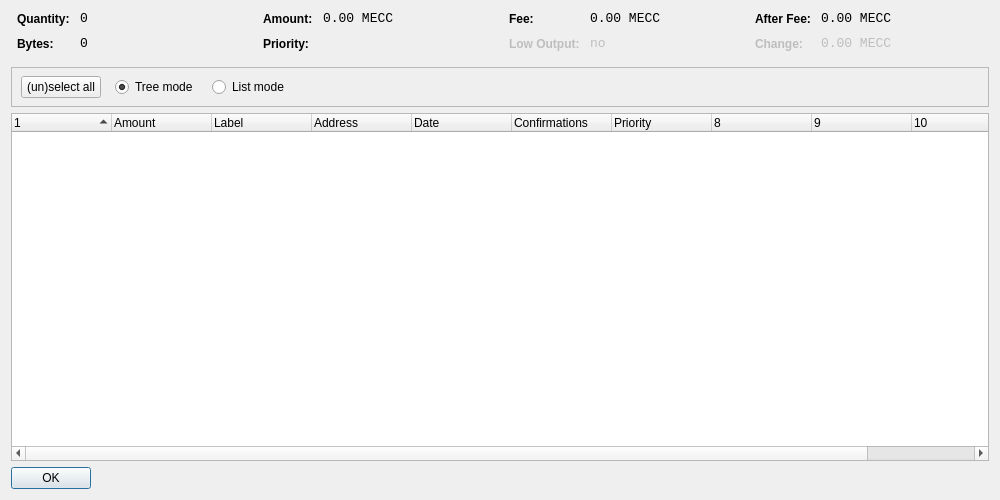
<?xml version="1.0" encoding="UTF-8"?>
<ui version="4.0">
 <class>CoinControlDialog</class>
 <widget class="QDialog" name="CoinControlDialog">
  <property name="geometry">
   <rect>
    <x>0</x>
    <y>0</y>
    <width>1000</width>
    <height>500</height>
   </rect>
  </property>
  <property name="windowTitle">
   <string>Coin Control</string>
  </property>
  <layout class="QVBoxLayout" name="verticalLayout">
   <item>
    <layout class="QHBoxLayout" name="horizontalLayoutTop" stretch="0,0,0,0">
     <property name="topMargin">
      <number>0</number>
     </property>
     <property name="bottomMargin">
      <number>10</number>
     </property>
     <item>
      <layout class="QFormLayout" name="formLayoutCoinControl1">
       <property name="horizontalSpacing">
        <number>10</number>
       </property>
       <property name="verticalSpacing">
        <number>10</number>
       </property>
       <property name="leftMargin">
        <number>6</number>
       </property>
       <property name="rightMargin">
        <number>6</number>
       </property>
       <item row="0" column="0">
        <widget class="QLabel" name="labelCoinControlQuantityText">
         <property name="styleSheet">
          <string notr="true">font-weight:bold;</string>
         </property>
         <property name="text">
          <string>Quantity:</string>
         </property>
        </widget>
       </item>
       <item row="0" column="1">
        <widget class="QLabel" name="labelCoinControlQuantity">
         <property name="font">
          <font>
           <family>Monospace</family>
           <pointsize>10</pointsize>
          </font>
         </property>
         <property name="cursor">
          <cursorShape>IBeamCursor</cursorShape>
         </property>
         <property name="contextMenuPolicy">
          <enum>Qt::ActionsContextMenu</enum>
         </property>
         <property name="text">
          <string notr="true">0</string>
         </property>
         <property name="textInteractionFlags">
          <set>Qt::LinksAccessibleByMouse|Qt::TextSelectableByKeyboard|Qt::TextSelectableByMouse</set>
         </property>
        </widget>
       </item>
       <item row="1" column="0">
        <widget class="QLabel" name="labelCoinControlBytesText">
         <property name="styleSheet">
          <string notr="true">font-weight:bold;</string>
         </property>
         <property name="text">
          <string>Bytes:</string>
         </property>
        </widget>
       </item>
       <item row="1" column="1">
        <widget class="QLabel" name="labelCoinControlBytes">
         <property name="font">
          <font>
           <family>Monospace</family>
           <pointsize>10</pointsize>
          </font>
         </property>
         <property name="cursor">
          <cursorShape>IBeamCursor</cursorShape>
         </property>
         <property name="contextMenuPolicy">
          <enum>Qt::ActionsContextMenu</enum>
         </property>
         <property name="text">
          <string notr="true">0</string>
         </property>
         <property name="textInteractionFlags">
          <set>Qt::LinksAccessibleByMouse|Qt::TextSelectableByKeyboard|Qt::TextSelectableByMouse</set>
         </property>
        </widget>
       </item>
      </layout>
     </item>
     <item>
      <layout class="QFormLayout" name="formLayoutCoinControl2">
       <property name="horizontalSpacing">
        <number>10</number>
       </property>
       <property name="verticalSpacing">
        <number>10</number>
       </property>
       <property name="leftMargin">
        <number>6</number>
       </property>
       <property name="rightMargin">
        <number>6</number>
       </property>
       <item row="0" column="0">
        <widget class="QLabel" name="labelCoinControlAmountText">
         <property name="styleSheet">
          <string notr="true">font-weight:bold;</string>
         </property>
         <property name="text">
          <string>Amount:</string>
         </property>
        </widget>
       </item>
       <item row="0" column="1">
        <widget class="QLabel" name="labelCoinControlAmount">
         <property name="font">
          <font>
           <family>Monospace</family>
           <pointsize>10</pointsize>
          </font>
         </property>
         <property name="cursor">
          <cursorShape>IBeamCursor</cursorShape>
         </property>
         <property name="contextMenuPolicy">
          <enum>Qt::ActionsContextMenu</enum>
         </property>
         <property name="text">
          <string notr="true">0.00 MECC</string>
         </property>
         <property name="textInteractionFlags">
          <set>Qt::LinksAccessibleByMouse|Qt::TextSelectableByKeyboard|Qt::TextSelectableByMouse</set>
         </property>
        </widget>
       </item>
       <item row="1" column="0">
        <widget class="QLabel" name="labelCoinControlPriorityText">
         <property name="styleSheet">
          <string notr="true">font-weight:bold;</string>
         </property>
         <property name="text">
          <string>Priority:</string>
         </property>
        </widget>
       </item>
       <item row="1" column="1">
        <widget class="QLabel" name="labelCoinControlPriority">
         <property name="font">
          <font>
           <family>Monospace</family>
           <pointsize>10</pointsize>
          </font>
         </property>
         <property name="cursor">
          <cursorShape>IBeamCursor</cursorShape>
         </property>
         <property name="contextMenuPolicy">
          <enum>Qt::ActionsContextMenu</enum>
         </property>
         <property name="text">
          <string/>
         </property>
         <property name="textInteractionFlags">
          <set>Qt::LinksAccessibleByMouse|Qt::TextSelectableByKeyboard|Qt::TextSelectableByMouse</set>
         </property>
        </widget>
       </item>
      </layout>
     </item>
     <item>
      <layout class="QFormLayout" name="formLayoutCoinControl3">
       <property name="horizontalSpacing">
        <number>10</number>
       </property>
       <property name="verticalSpacing">
        <number>10</number>
       </property>
       <property name="leftMargin">
        <number>6</number>
       </property>
       <property name="rightMargin">
        <number>6</number>
       </property>
       <item row="0" column="0">
        <widget class="QLabel" name="labelCoinControlFeeText">
         <property name="styleSheet">
          <string notr="true">font-weight:bold;</string>
         </property>
         <property name="text">
          <string>Fee:</string>
         </property>
        </widget>
       </item>
       <item row="0" column="1">
        <widget class="QLabel" name="labelCoinControlFee">
         <property name="font">
          <font>
           <family>Monospace</family>
           <pointsize>10</pointsize>
          </font>
         </property>
         <property name="cursor">
          <cursorShape>IBeamCursor</cursorShape>
         </property>
         <property name="contextMenuPolicy">
          <enum>Qt::ActionsContextMenu</enum>
         </property>
         <property name="text">
          <string notr="true">0.00 MECC</string>
         </property>
         <property name="textInteractionFlags">
          <set>Qt::LinksAccessibleByMouse|Qt::TextSelectableByKeyboard|Qt::TextSelectableByMouse</set>
         </property>
        </widget>
       </item>
       <item row="1" column="0">
        <widget class="QLabel" name="labelCoinControlLowOutputText">
         <property name="enabled">
          <bool>false</bool>
         </property>
         <property name="styleSheet">
          <string notr="true">font-weight:bold;</string>
         </property>
         <property name="text">
          <string>Low Output:</string>
         </property>
        </widget>
       </item>
       <item row="1" column="1">
        <widget class="QLabel" name="labelCoinControlLowOutput">
         <property name="enabled">
          <bool>false</bool>
         </property>
         <property name="font">
          <font>
           <family>Monospace</family>
           <pointsize>10</pointsize>
          </font>
         </property>
         <property name="cursor">
          <cursorShape>IBeamCursor</cursorShape>
         </property>
         <property name="contextMenuPolicy">
          <enum>Qt::ActionsContextMenu</enum>
         </property>
         <property name="text">
          <string notr="true">no</string>
         </property>
         <property name="textInteractionFlags">
          <set>Qt::LinksAccessibleByMouse|Qt::TextSelectableByKeyboard|Qt::TextSelectableByMouse</set>
         </property>
        </widget>
       </item>
      </layout>
     </item>
     <item>
      <layout class="QFormLayout" name="formLayoutCoinControl4">
       <property name="horizontalSpacing">
        <number>10</number>
       </property>
       <property name="verticalSpacing">
        <number>10</number>
       </property>
       <property name="leftMargin">
        <number>6</number>
       </property>
       <property name="rightMargin">
        <number>6</number>
       </property>
       <item row="0" column="0">
        <widget class="QLabel" name="labelCoinControlAfterFeeText">
         <property name="styleSheet">
          <string notr="true">font-weight:bold;</string>
         </property>
         <property name="text">
          <string>After Fee:</string>
         </property>
        </widget>
       </item>
       <item row="0" column="1">
        <widget class="QLabel" name="labelCoinControlAfterFee">
         <property name="font">
          <font>
           <family>Monospace</family>
           <pointsize>10</pointsize>
          </font>
         </property>
         <property name="cursor">
          <cursorShape>IBeamCursor</cursorShape>
         </property>
         <property name="contextMenuPolicy">
          <enum>Qt::ActionsContextMenu</enum>
         </property>
         <property name="text">
          <string notr="true">0.00 MECC</string>
         </property>
         <property name="textInteractionFlags">
          <set>Qt::LinksAccessibleByMouse|Qt::TextSelectableByKeyboard|Qt::TextSelectableByMouse</set>
         </property>
        </widget>
       </item>
       <item row="1" column="0">
        <widget class="QLabel" name="labelCoinControlChangeText">
         <property name="enabled">
          <bool>false</bool>
         </property>
         <property name="styleSheet">
          <string notr="true">font-weight:bold;</string>
         </property>
         <property name="text">
          <string>Change:</string>
         </property>
        </widget>
       </item>
       <item row="1" column="1">
        <widget class="QLabel" name="labelCoinControlChange">
         <property name="enabled">
          <bool>false</bool>
         </property>
         <property name="font">
          <font>
           <family>Monospace</family>
           <pointsize>10</pointsize>
          </font>
         </property>
         <property name="cursor">
          <cursorShape>IBeamCursor</cursorShape>
         </property>
         <property name="contextMenuPolicy">
          <enum>Qt::ActionsContextMenu</enum>
         </property>
         <property name="text">
          <string notr="true">0.00 MECC</string>
         </property>
         <property name="textInteractionFlags">
          <set>Qt::LinksAccessibleByMouse|Qt::TextSelectableByKeyboard|Qt::TextSelectableByMouse</set>
         </property>
        </widget>
       </item>
      </layout>
     </item>
    </layout>
   </item>
   <item>
    <widget class="QFrame" name="frame">
     <property name="minimumSize">
      <size>
       <width>0</width>
       <height>40</height>
      </size>
     </property>
     <property name="frameShape">
      <enum>QFrame::StyledPanel</enum>
     </property>
     <property name="frameShadow">
      <enum>QFrame::Sunken</enum>
     </property>
     <widget class="QWidget" name="horizontalLayoutWidget">
      <property name="geometry">
       <rect>
        <x>10</x>
        <y>0</y>
        <width>781</width>
        <height>41</height>
       </rect>
      </property>
      <layout class="QHBoxLayout" name="horizontalLayoutPanel" stretch="0,0,0,0,0">
       <property name="spacing">
        <number>14</number>
       </property>
       <item>
        <widget class="QPushButton" name="pushButtonSelectAll">
         <property name="sizePolicy">
          <sizepolicy hsizetype="Maximum" vsizetype="Fixed">
           <horstretch>0</horstretch>
           <verstretch>0</verstretch>
          </sizepolicy>
         </property>
         <property name="text">
          <string>(un)select all</string>
         </property>
        </widget>
       </item>
       <item>
        <widget class="QRadioButton" name="radioTreeMode">
         <property name="sizePolicy">
          <sizepolicy hsizetype="Maximum" vsizetype="Fixed">
           <horstretch>0</horstretch>
           <verstretch>0</verstretch>
          </sizepolicy>
         </property>
         <property name="text">
          <string>Tree mode</string>
         </property>
         <property name="checked">
          <bool>true</bool>
         </property>
        </widget>
       </item>
       <item>
        <widget class="QRadioButton" name="radioListMode">
         <property name="sizePolicy">
          <sizepolicy hsizetype="Maximum" vsizetype="Fixed">
           <horstretch>0</horstretch>
           <verstretch>0</verstretch>
          </sizepolicy>
         </property>
         <property name="text">
          <string>List mode</string>
         </property>
        </widget>
       </item>
       <item>
        <spacer name="horizontalSpacer">
         <property name="orientation">
          <enum>Qt::Horizontal</enum>
         </property>
         <property name="sizeHint" stdset="0">
          <size>
           <width>40</width>
           <height>20</height>
          </size>
         </property>
        </spacer>
       </item>
      </layout>
     </widget>
    </widget>
   </item>
   <item>
    <widget class="CoinControlTreeWidget" name="treeWidget">
     <property name="contextMenuPolicy">
      <enum>Qt::CustomContextMenu</enum>
     </property>
     <property name="sortingEnabled">
      <bool>false</bool>
     </property>
     <property name="columnCount">
      <number>11</number>
     </property>
     <attribute name="headerShowSortIndicator" stdset="0">
      <bool>true</bool>
     </attribute>
     <attribute name="headerStretchLastSection">
      <bool>false</bool>
     </attribute>
     <column>
      <property name="text">
       <string/>
      </property>
     </column>
     <column>
      <property name="text">
       <string>Amount</string>
      </property>
     </column>
     <column>
      <property name="text">
       <string>Label</string>
      </property>
     </column>
     <column>
      <property name="text">
       <string>Address</string>
      </property>
     </column>
     <column>
      <property name="text">
       <string>Date</string>
      </property>
     </column>
     <column>
      <property name="text">
       <string>Confirmations</string>
      </property>
      <property name="toolTip">
       <string>Confirmed</string>
      </property>
     </column>
     <column>
      <property name="text">
       <string>Priority</string>
      </property>
     </column>
     <column>
      <property name="text">
       <string/>
      </property>
     </column>
     <column>
      <property name="text">
       <string/>
      </property>
     </column>
     <column>
      <property name="text">
       <string/>
      </property>
     </column>
     <column>
      <property name="text">
       <string/>
      </property>
     </column>
    </widget>
   </item>
   <item>
    <widget class="QDialogButtonBox" name="buttonBox">
     <property name="sizePolicy">
      <sizepolicy hsizetype="Maximum" vsizetype="Fixed">
       <horstretch>0</horstretch>
       <verstretch>0</verstretch>
      </sizepolicy>
     </property>
     <property name="orientation">
      <enum>Qt::Horizontal</enum>
     </property>
     <property name="standardButtons">
      <set>QDialogButtonBox::Ok</set>
     </property>
    </widget>
   </item>
  </layout>
 </widget>
 <customwidgets>
  <customwidget>
   <class>CoinControlTreeWidget</class>
   <extends>QTreeWidget</extends>
   <header>coincontroltreewidget.h</header>
  </customwidget>
 </customwidgets>
 <resources/>
 <connections/>
</ui>
